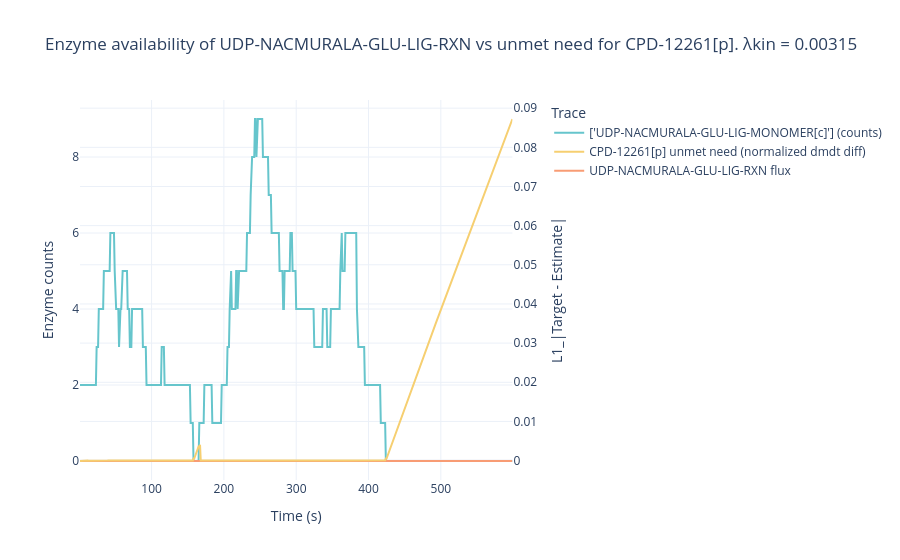

Notebook source saved alongside this figure:
### Code cell
reaction_catalyst_counts_all_time = pd.DataFrame(fba['reaction_catalyst_counts'][1:], columns=reaction_names)
reaction = "UDP-NACMURALA-GLU-LIG-RXN"
enzyme_timeseries = reaction_catalyst_counts_all_time.loc[:, reaction]
enzyme_name = metabolism.parameters['reaction_catalysts'][reaction]



met = "CPD-12261[p]"  # (you wrote CPD-12251[p] once—use the exact column name you have)
enzyme_label = f"{enzyme_name} (counts)"
need_label = f"{met} unmet need (normalized dmdt diff)"

# --- align indices (time) robustly ---
enz = enzyme_timeseries.copy()
need = dmdt_diff_interest[met].copy() if isinstance(dmdt_diff_interest, pd.DataFrame) else dmdt_diff_interest
pastel = px.colors.qualitative.Pastel
# Ensure both are Series with numeric index
enz = pd.Series(enz.values, index=enz.index, name="enzyme_counts")
need = pd.Series(need.values, index=need.index, name="unmet_need")
reaction_flux = pd.Series(v_arr[:, rxn_idx], name="estimated_flux")

# Inner-join on shared timepoints
df_plot = pd.concat([enz, need, reaction_flux], axis=1, join="inner").dropna()

fig = make_subplots(specs=[[{"secondary_y": True}]])

fig.add_trace(
    go.Scatter(
        x=df_plot.index,
        y=df_plot["enzyme_counts"],
        mode="lines",
        name=enzyme_label,
    ),
    secondary_y=False
)

fig.add_trace(
    go.Scatter(
        x=df_plot.index,
        y=df_plot["unmet_need"],
        mode="lines",
        name=need_label,
    ),
    secondary_y=True
)

fig.add_trace(
    go.Scatter(
        x=df_plot.index,
        y=df_plot["estimated_flux"],
        mode="lines",
        name=f'{reaction} flux',
    ),
    secondary_y=False
)


fig.update_layout(
    title=f"Enzyme availability of UDP-NACMURALA-GLU-LIG-RXN vs unmet need for {met}. λkin = {objective_weights['kinetics']}",
    template="plotly_white",
    legend_title_text="Trace",
    colorway=px.colors.qualitative.Pastel,
    # paper_bgcolor='rgba(255, 0, 0, 0)',
    # plot_bgcolor='rgba(255, 0, 0, 0)',
)

fig.update_xaxes(title_text="Time (s)")
fig.update_yaxes(title_text="Enzyme counts", secondary_y=False)
fig.update_yaxes(title_text="L1_|Target - Estimate|", secondary_y=True)

fig.show()

### Figure 1 — Plotly figure (JSON) as saved in the notebook; plotly's stock layout.template omitted (floating-point values rounded to 4 significant figures; data arrays with more than 128 entries replaced by an {"elided": "..."} marker saying what was removed)
{"data": [{"mode": "lines", "name": "['UDP-NACMURALA-GLU-LIG-MONOMER[c]'] (counts)", "x": {"elided": "599 int values"}, "y": {"elided": "599 int values"}, "type": "scatter", "xaxis": "x", "yaxis": "y"}, {"mode": "lines", "name": "CPD-12261[p] unmet need (normalized dmdt diff)", "x": {"elided": "599 int values"}, "y": {"elided": "599 float values"}, "type": "scatter", "xaxis": "x", "yaxis": "y2"}, {"mode": "lines", "name": "UDP-NACMURALA-GLU-LIG-RXN flux", "x": {"elided": "599 int values"}, "y": {"elided": "599 float values"}, "type": "scatter", "xaxis": "x", "yaxis": "y"}], "layout": {"xaxis": {"anchor": "y", "domain": [0.0, 0.94], "title": {"text": "Time (s)"}}, "yaxis": {"anchor": "x", "domain": [0.0, 1.0], "title": {"text": "Enzyme counts"}}, "yaxis2": {"anchor": "x", "overlaying": "y", "side": "right", "title": {"text": "L1_|Target - Estimate|"}}, "legend": {"title": {"text": "Trace"}}, "title": {"text": "Enzyme availability of UDP-NACMURALA-GLU-LIG-RXN vs unmet need for CPD-12261[p]. λkin = 0.00315"}, "colorway": ["rgb(102, 197, 204)", "rgb(246, 207, 113)", "rgb(248, 156, 116)", "rgb(220, 176, 242)", "rgb(135, 197, 95)", "rgb(158, 185, 243)", "rgb(254, 136, 177)", "rgb(201, 219, 116)", "rgb(139, 224, 164)", "rgb(180, 151, 231)", "rgb(179, 179, 179)"]}}
